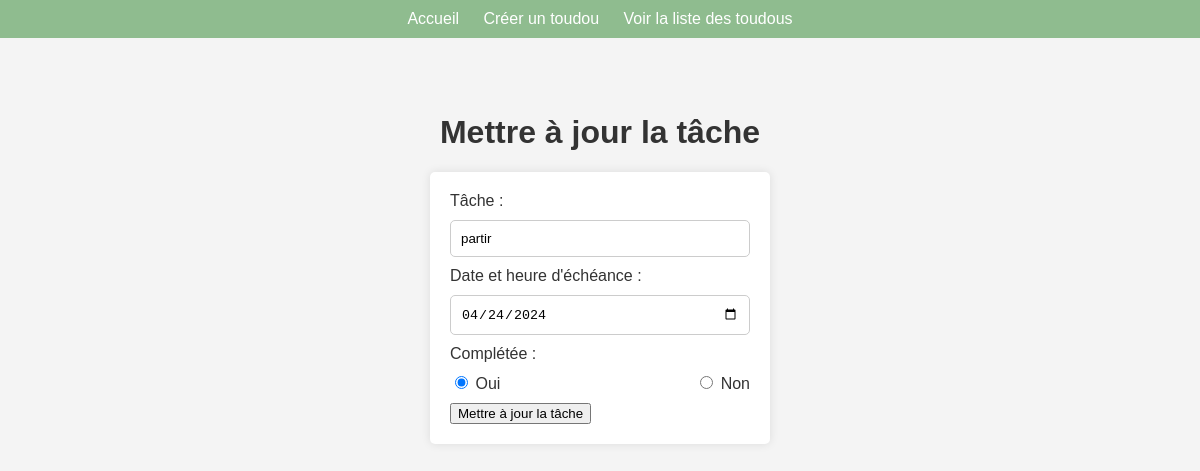
Screenshot of /update-link/64e3b0ff-40c6-42fc-bea8-8b4711b3ebc2 with the database file from the repository.
### src/toudou/models.py (models this page shows)
class Todo(Base):
    __tablename__ = 'todos'
    id = Column(String, primary_key=True, default=lambda: str(uuid.uuid4()))
    task = Column(String)
    complete = Column(Boolean, default=False)
    due = Column(DateTime, default=datetime.utcnow)

### src/toudou/views.py (the view)
@web_ui.route('/update-link/<todo_id>', methods=['GET'])
@auth.login_required
def updateLink(todo_id):
    todo = get_todo(todo_id)
    form = TodoForm(obj=todo)
    if todo:
        return render_template('update.html', todo=todo, form=form)
    else:
        return "Toudou not found"

### src/toudou/models.py
class TodoForm(FlaskForm):
    task = StringField("Task", validators=[DataRequired(), Length(min=2, max=50)])
    due = DateField("Due Date", validators=[DataRequired()])
    complete = BooleanField("Complete")
    def __init__(self, *args, **kwargs):
        super().__init__(*args, **kwargs)
        if 'todo' not in kwargs:
            self.task.validators.append(DataRequired())

### src/toudou/models.py (called while the page is built)
def get_todo(todo_id: str):
    db = SessionLocal()
    return db.query(Todo).filter(Todo.id == todo_id).first()

### src/toudou/templates/update.html (shortened to what this page needs)
{% include 'header.html' %}
<br>
<br>
<h1>Mettre à jour la tâche</h1>
<form action="/update/{{ todo.id }}" method="post">
    <label for="task">Tâche :</label>
    {{ form.task(class="form-control") }}
    <label for="due">Date et heure d'échéance :</label>
    {{ form.due(class="form-control") }}
    <label for="complete">Complétée :</label>
    <div class="button-container">
        <label><input type="radio" id="complete-yes" name="complete" value="yes" {% if todo.complete %}checked{% endif %}> Oui</label>
        <label><input type="radio" id="complete-no" name="complete" value="no" {% if not todo.complete %}checked{% endif %}> Non</label>
    </div>
    <button type="submit" class="btn btn-primary">Mettre à jour la tâche</button>
</form>
</body>
</html>

### src/toudou/templates/header.html (style rules this page uses)
body { font-family: Arial, sans-serif; margin: 0; padding: 0; background-color: #f4f4f4; }
h1 { color: #333; text-align: center; margin-top: 20px; }
form { background-color: #fff; padding: 20px; border-radius: 5px; box-shadow: 0 0 10px rgba(0, 0, 0, 0.1); width: 300px; margin: 0 auto; }
label { display: block; margin-bottom: 10px; color: #333; }
input[type="text"], input[type="date"], input[type="submit"] { width: calc(100% - 22px); padding: 10px; margin-bottom: 10px; border: 1px solid #ccc; border-radius: 5px; }
.button-container { display: flex; justify-content: space-between; }

### rows the page displays
Todo: task "partir", due "04/24/2024", complete "☑ Oui", complete "☐ Non"
